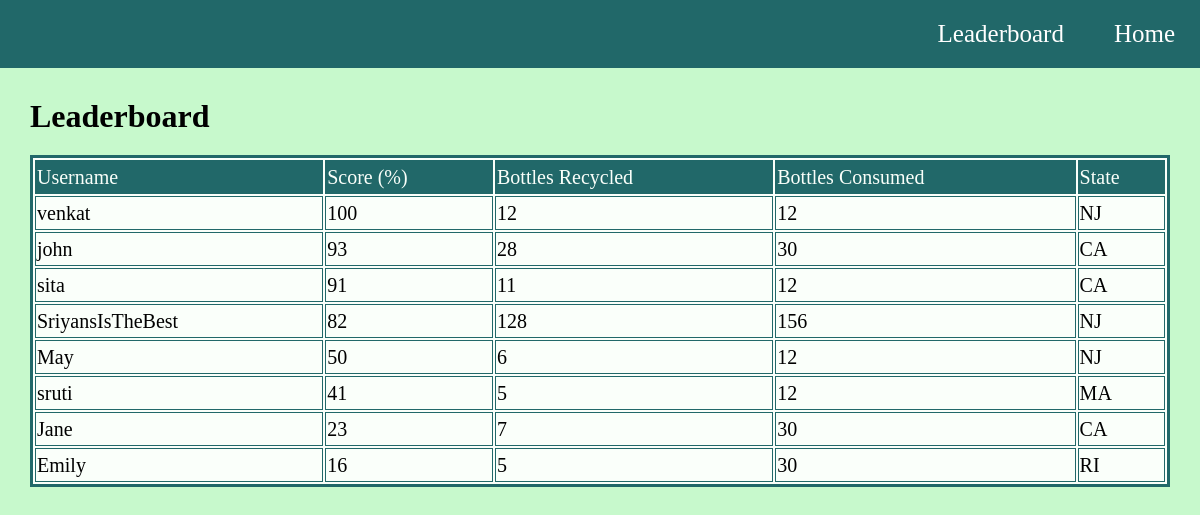
The app's page /leaderboard with its own data.
### tables this page shows
CREATE TABLE USERS (userid integer, username TEXT, password TEXT, state TEXT);

### app.py (the view)
@app.route('/leaderboard')
def leaderboard():  # put application's code here
    cur = getconn().cursor()
    cur.execute(
        "select username, state, sum(bottles_recycled) as bottles_recycled, sum(bottles_count) as bottles_count, "
        " (SUM(bottles_recycled)*100)/sum(bottles_count) as score from ("
        " select u.username, u.state, ws.storageid, SUM(wc.bottles_recycled)  as bottles_recycled,  "
        "wp.bottles_count "
        "from WATER_CONSUMPTION wc, USERS u, WATER_PACKAGES wp, WATER_STORAGE ws "
        "where wc.storageid = ws.storageid and ws.is_empty = 1 and ws.userid = u.userid and "
        "ws.packageid = wp.packageid group by u.username, u.state , ws.storageid ) bottles"
        " group by username, state"
        " order by score desc")
    rows = cur.fetchall()
    return render_template('leaderboard.html', rows=rows)

### app.py (called while the page is built)
def getconn():
    con = sqlite3.connect('/Users/rajithak/PycharmProjects/flashWaterBottleProj/database/waterbottleproj.db')
    con.row_factory = sqlite3.Row
    return con

### templates/leaderboard.html (shortened to what this page needs)
<!DOCTYPE html>
<html>
<head>
  <link href="../static/style.css" rel="stylesheet" type="text/css" />
</head>
<body>
     <ul id="nav_bar">
  <li><a class="nav_bar_button" href="/">Home</a></li>
  <li><a class="nav_bar_button" href="/leaderboard">Leaderboard</a></li>
</ul>
  <h1 id="leaderboardHeader">
    Leaderboard
  </h1>
   <table id="leaderboard">
        <thead>
            <td>Username</td>
            <td>Score (%)</td>
            <td>Bottles Recycled</td>
            <td>Bottles Consumed</td>
            <td>State</td>
         </thead>
        {% for row in rows %}
            <tr>
               <td>{{row["username"]}}</td>
                <td>{{row["score"]}}</td>
                <td>{{row["bottles_recycled"]}}</td>
               <td>{{row["bottles_count"]}}</td>
                <td>{{row["state"]}}</td>
            </tr>
         {% endfor %}
  </table>
</body>
</html>

### static/style.css (style rules this page uses)
html, body { height: 100%; width: 100%; margin: 0%; border: 0%; background-color:#C7F9CC ; font-family: Georgia, 'Times New Roman', Times, serif; }
#nav_bar { background-color:#216869; list-style-type: none; overflow: hidden; text-decoration: none; border: 0%; margin: 0%; }
li { float: right; }
.nav_bar_button { display: inline-block; font-size: 25px; background-color: #216869; color: white; text-decoration: none; padding-top: 20px; padding-bottom: 20px; padding-left: 25px; padding-right: 25px; }
#leaderboardHeader { margin-left: auto; margin-right: auto; margin-top: 30px; margin-bottom: 20px; width: 95%; }
#leaderboard { background-color:#fafffa ; font-size:20px; margin: auto; width: 95%; border-color: #216869; border: 3px solid #216869; }
thead { background-color:#216869 ; border: 1px solid #216869; color: #fafffa; }
th, td { border: 1px solid #216869; height: 30px; }

### records on screen
USERS: username "venkat", score "100", bottles_recycled "12", bottles_count "12", state "NJ"
USERS: username "john", score "93", bottles_recycled "28", bottles_count "30", state "CA"
USERS: username "sita", score "91", bottles_recycled "11", bottles_count "12", state "CA"
USERS: username "SriyansIsTheBest", score "82", bottles_recycled "128", bottles_count "156", state "NJ"
USERS: username "May", score "50", bottles_recycled "6", bottles_count "12", state "NJ"
USERS: username "sruti", score "41", bottles_recycled "5", bottles_count "12", state "MA"
USERS: username "Jane", score "23", bottles_recycled "7", bottles_count "30", state "CA"
USERS: username "Emily", score "16", bottles_recycled "5", bottles_count "30", state "RI"
